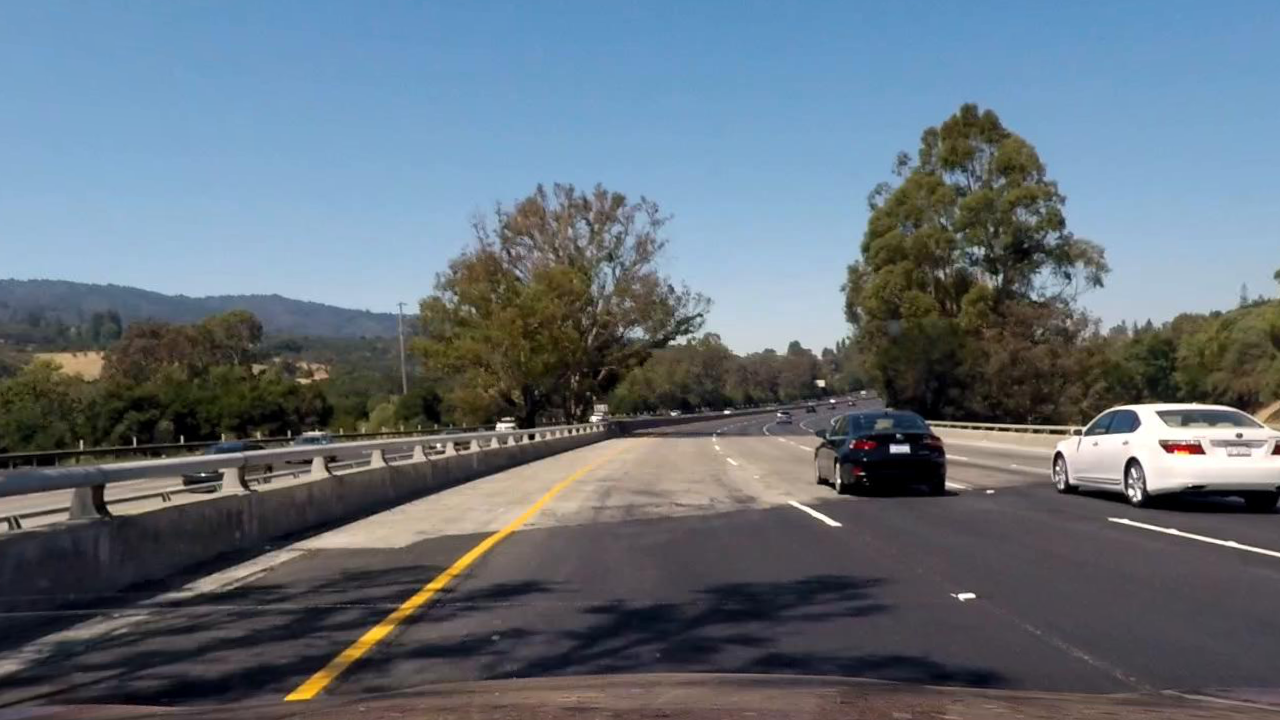
#> input picture output_images/undistorted/additional1.png, 1280 x 720 px; its folder holds only this picture in this run
$ python p05_02_create_binary_lane.py   (older library calls are emulated)
#> lines starting #> are read from the running program, lines starting #| are printed output that depends on the picture; after the words box and inside, x2 and y2 are one past the last pixel; in counts of white or black regions, pixels touching at a corner belong together
### py-src/my_util.py
import cv2
import numpy as np
from moviepy.editor import VideoFileClip

def print_section_header(title, len_banner=35):
    """
    Helper function to print section header with given title
    :param title:
    :return:
    """
    print()
    print('#' * len_banner)
    print('#', title)
    print('#' * len_banner)

# Analyze image details
# [6 lines left out: function analyze_test_image, not called in this run]

def compute_curvature_poly2(A, B, y_eval):
    return ((1 + (2 * A * y_eval + B)**2)**1.5) / np.abs(2*A)

def capture_frame(video_path, t, out_file):
    clip = VideoFileClip(video_path)
    clip.save_frame(out_file, t)

# capture_frame('../test_videos/project_video.mp4', 39.6, '../test_images/additional1.jpg')
# capture_frame('../test_videos/project_video.mp4', 41.5, '../test_images/additional2.jpg')
# capture_frame('../test_videos/project_video.mp4', 41.6, '../test_images/additional3.jpg')

### py-src/p05_02_create_binary_lane.py
#%% Initialization
import numpy as np
import cv2
import os

from my_util import print_section_header


#%% Step 2 - Create binary lane pixel images using color and gradient thresholds
# [13 lines left out: function get_binary_lane_pixels_x_grad, not called in this run]

def get_binary_lane_pixels_grad_mag(img, thresh_sobel_mag=(40, 150), sobel_kernel=3):
    # 1) Convert the image to greyscale
    img_gray = cv2.cvtColor(img, cv2.COLOR_RGB2GRAY)

    # 2) Take the gradient in x and y
    sobel_x = cv2.Sobel(img_gray, cv2.CV_64F, 1, 0, ksize=sobel_kernel)
    sobel_y = cv2.Sobel(img_gray, cv2.CV_64F, 0, 1, ksize=sobel_kernel)

    # 3) Create a binary masks for gradient direction and magnitude
    sobel_mag = np.sqrt(sobel_x ** 2 + sobel_y ** 2)
    sobel_mag_scaled = np.array((255.0 / sobel_mag.max()) * sobel_mag, np.uint8)
    bin_grad_mag = np.zeros_like(sobel_mag, np.uint8)
    bin_grad_mag[
        (sobel_mag_scaled > thresh_sobel_mag[0]) & (sobel_mag_scaled <= thresh_sobel_mag[1])] = 1
    return bin_grad_mag

def get_binary_lane_pixels_grad_dir(img, thresh_grad_dir=(0.3, 1.25), sobel_kernel=15):
    # [6 lines of commented-out code are left out]
    img_gray = cv2.cvtColor(img, cv2.COLOR_RGB2GRAY)

    # 2) Take the gradient in x and y and get their absolute values
    sobel_x = cv2.Sobel(img_gray, cv2.CV_64F, 1, 0, ksize=sobel_kernel)
    sobel_y = cv2.Sobel(img_gray, cv2.CV_64F, 0, 1, ksize=sobel_kernel)
    sobel_x_abs = np.abs(sobel_x)
    sobel_y_abs = np.abs(sobel_y)

    # 3) Create a binary masks for gradient direction and magnitude
    grad_dirs = np.arctan2(sobel_y_abs, sobel_x_abs)
    bin_grad_dir = np.zeros_like(grad_dirs, np.uint8)
    bin_grad_dir[
        (grad_dirs > thresh_grad_dir[0]) & (grad_dirs <= thresh_grad_dir[1])] = 1
    return bin_grad_dir

def get_binary_lane_pixels_color_saturation(img, thresh_channel_s=(170, 230)):

    # 1) Convert to HLS color space and separate out S channel
    img_hls = cv2.cvtColor(img, cv2.COLOR_RGB2HLS)
    img_s = img_hls[:, :, 2]

    # 2) Create a binary masks for S-channel
    bin_saturation = np.zeros_like(img_s)
    bin_saturation[(img_s > thresh_channel_s[0]) & (img_s <= thresh_channel_s[1])] = 1
    return bin_saturation

# Create a binary image with identified lane pixels using color and gradient thresholds
def create_lane_pixel_images(img):
    bin_grad_mag = get_binary_lane_pixels_grad_mag(img)
    bin_grad_dir = get_binary_lane_pixels_grad_dir(img)
    bin_saturation = get_binary_lane_pixels_color_saturation(img)

    bin_grad_mag_dir = np.zeros_like(bin_grad_mag, np.uint8)
    bin_grad_mag_dir[(bin_grad_mag == 1) & (bin_grad_dir == 1)] = 1

    bin_combined = np.zeros_like(bin_grad_mag_dir)
    bin_combined[(bin_grad_mag_dir == 1) | (bin_saturation == 1)] = 1
    img_bin_lane = bin_combined * 255
    return img_bin_lane

# Create a binary image with identified lane pixels using color and gradient thresholds
def perform_binary_lane_pixel_image_creation(img_dir, out_dir):
#> called with img_dir = '../output_images/undistorted/', out_dir = '../output_images/binary_lanes/'
    print_section_header("Color Transform and Gradients")

    images = sorted(os.listdir(img_dir))
    images = [f for f in images if not f.startswith('.')]
    for img_file in images:
        img_name = img_file.split('.')[0]
        img_path = img_dir + img_file
        img = cv2.imread(img_path)
#> img is the input picture: shape (720, 1280, 3); mean B, G, R 121.8, 111.4, 99.9
        img = cv2.cvtColor(img, cv2.COLOR_BGR2RGB)
        img_bin_lane = create_lane_pixel_images(img)
#> in create_lane_pixel_images, `bin_grad_mag = get_binary_lane_pixels_grad_mag(img)`:
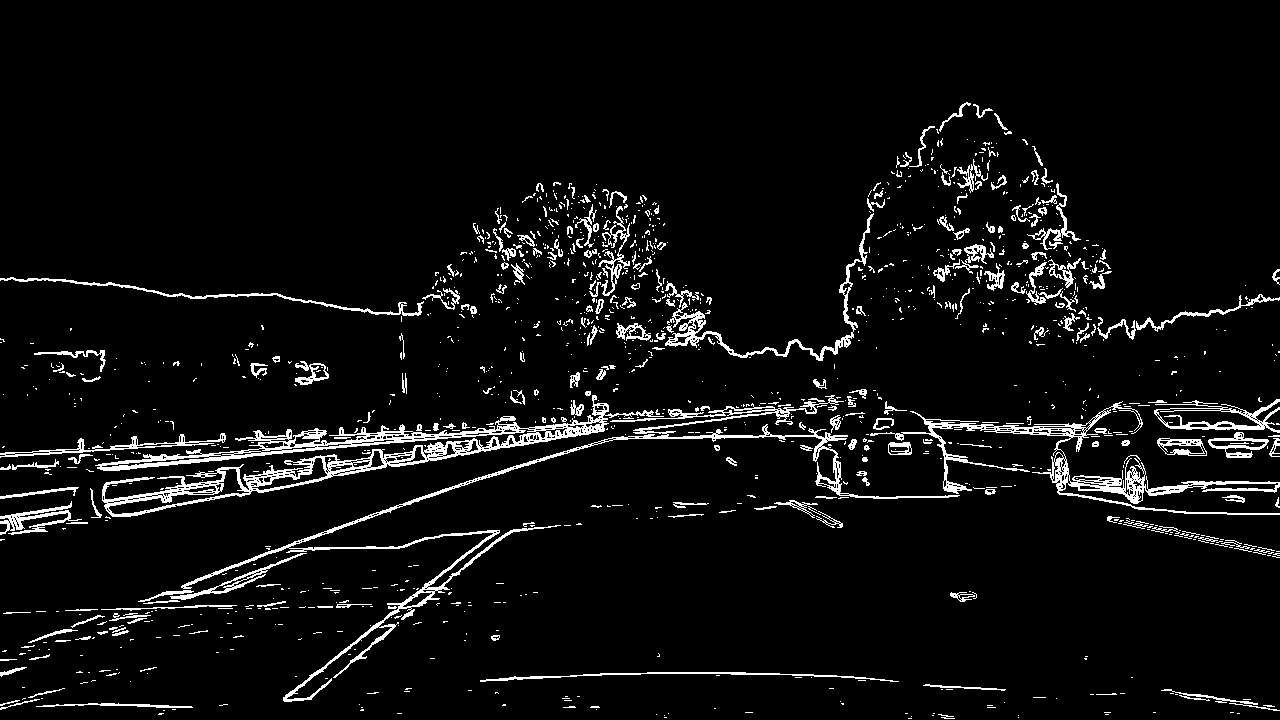
#> bin_grad_mag: shape (720, 1280); values 0 (black) and 1 (white), 5.6% white in thin lines or dots, all inside (x1, y1, x2, y2) = (0, 102, 1280, 719)
#> in create_lane_pixel_images, `bin_grad_dir = get_binary_lane_pixels_grad_dir(img)`:
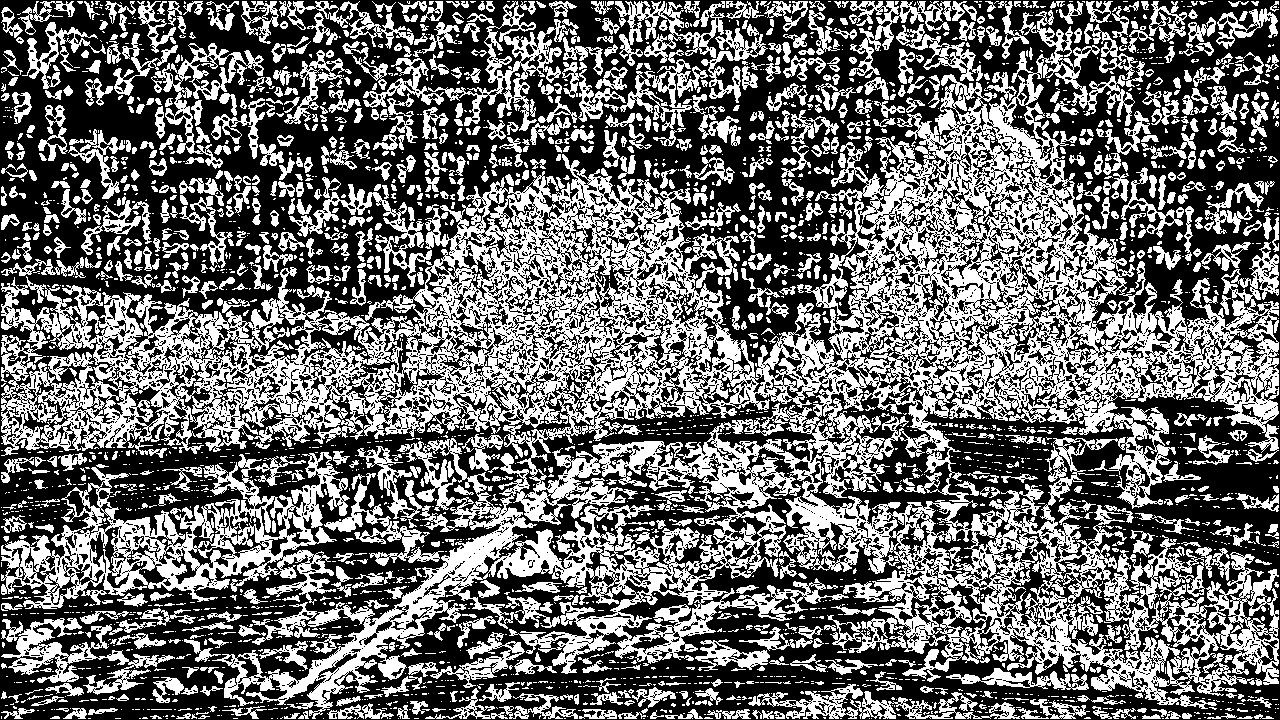
#> bin_grad_dir: shape (720, 1280); values 0 (black) and 1 (white), 42.7% white; 2927 white regions (1913 under 20 px), largest, box (x1, y1, x2, y2) and area: (1, 10, 1279, 719) 234354, (1, 452, 350, 609) 18359, (1, 618, 175, 695) 3681
#> in get_binary_lane_pixels_color_saturation, `img_s = img_hls[:, :, 2]`:
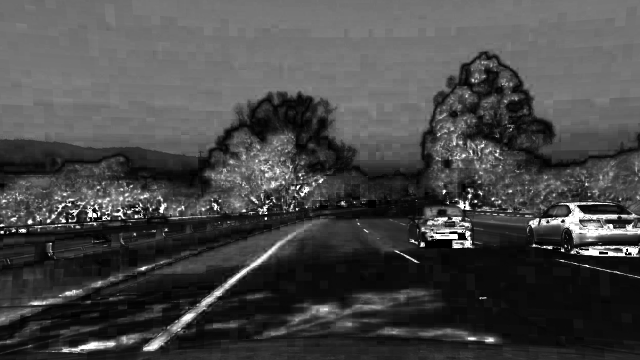
#> img_s: shape (720, 1280) (shown at 1/2 size); min 0, max 255, mean 70.6
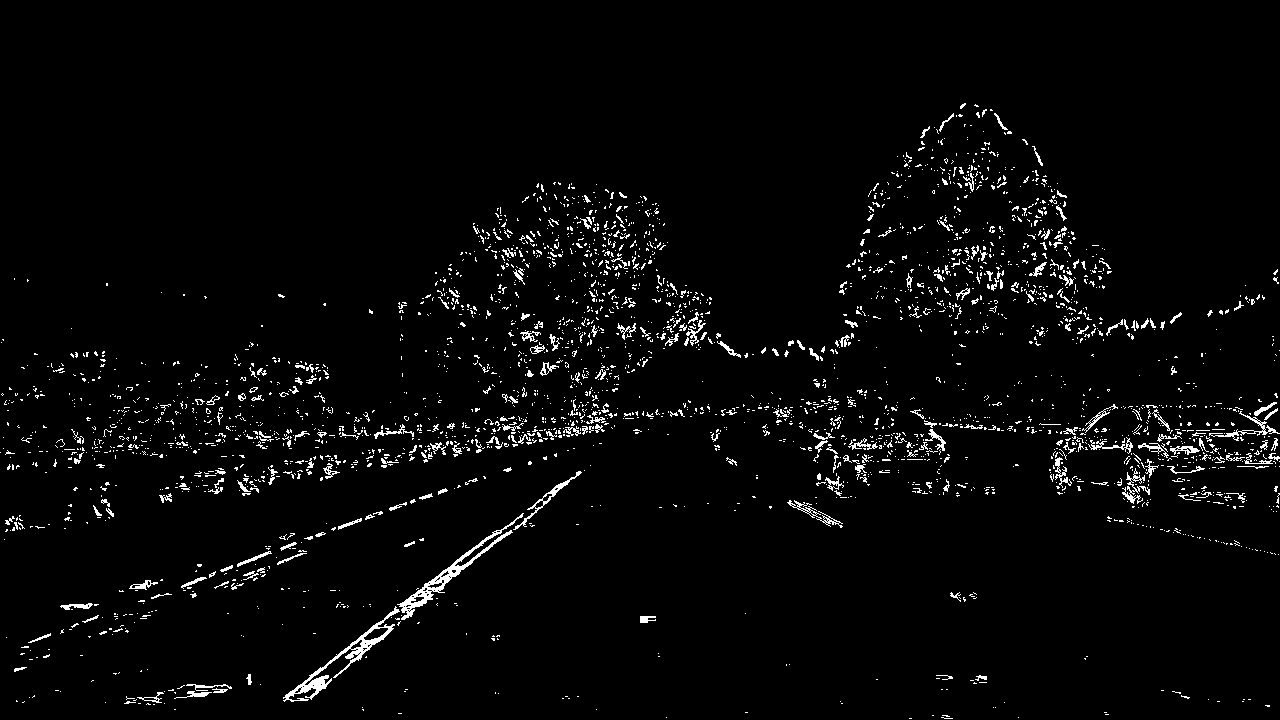
#> img_bin_lane: shape (720, 1280); 3% white in thin lines or dots, all inside (x1, y1, x2, y2) = (0, 103, 1280, 719)

        # Save output files
        outfile = out_dir + img_name + '.png'
        print("Store the binary lane image to {}".format(outfile))
        cv2.imwrite(outfile, img_bin_lane)

if __name__ == '__main__':
    # Step 2 - Create a binary image with lane pixels
    undistorted_img_dir = '../output_images/undistorted/'
    binary_lane_dir = '../output_images/binary_lanes/'
    perform_binary_lane_pixel_image_creation(undistorted_img_dir, binary_lane_dir)

$ run again, on output_images/undistorted/straight_lines2.png
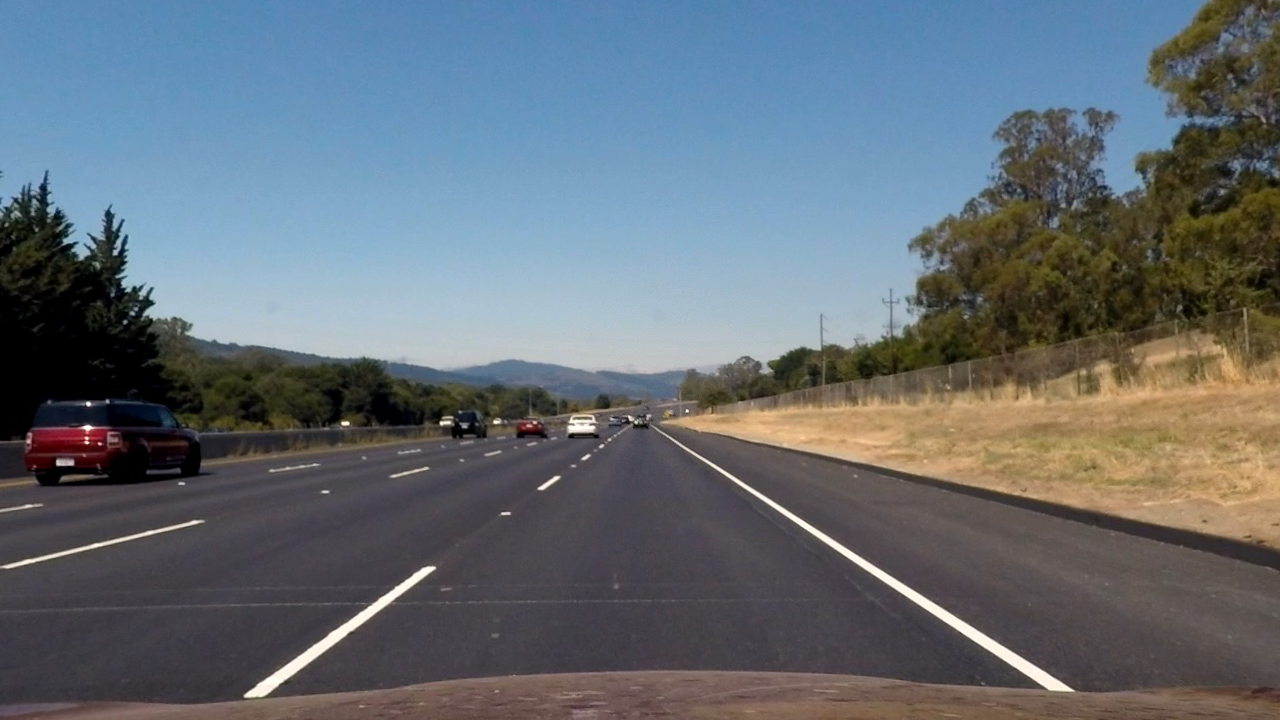
#> input picture output_images/undistorted/straight_lines2.png, 1280 x 720 px
#> in perform_binary_lane_pixel_image_creation, img is the input picture: shape (720, 1280, 3); mean B, G, R 116.7, 109.1, 100.4
#> in create_lane_pixel_images, `bin_grad_mag = get_binary_lane_pixels_grad_mag(img)`:
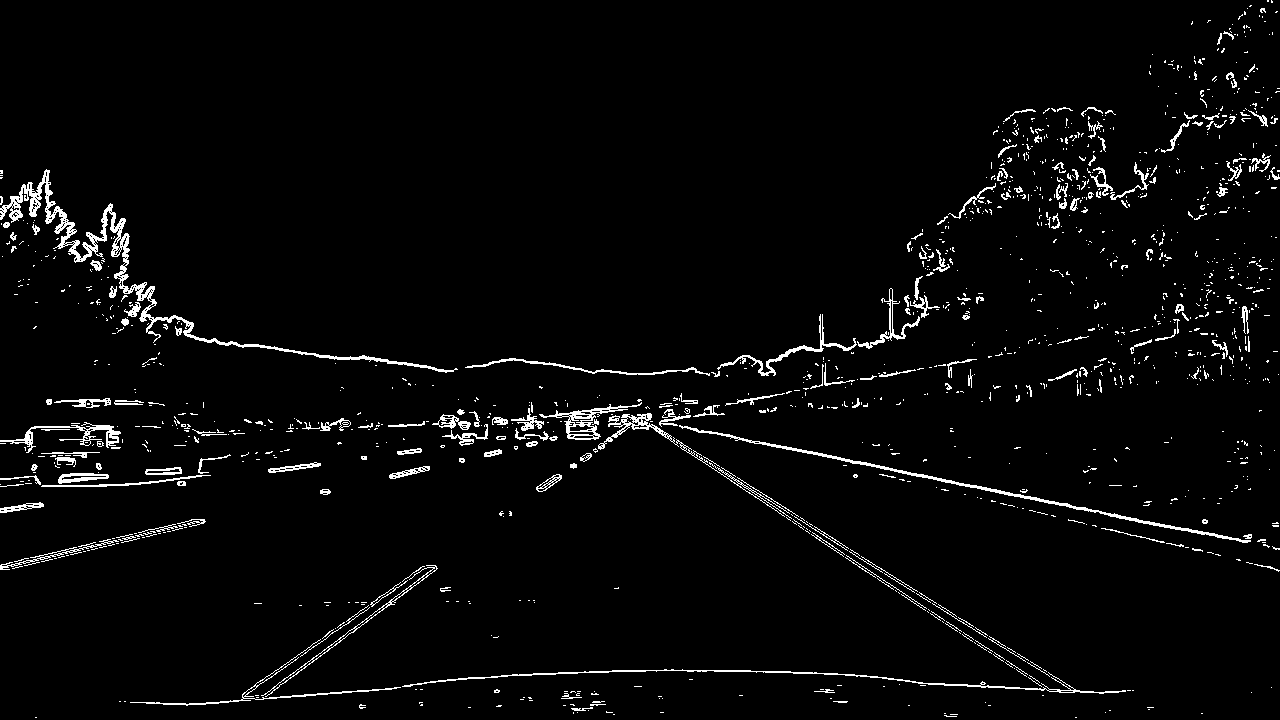
#> bin_grad_mag: shape (720, 1280); values 0 (black) and 1 (white), 3.2% white in thin lines or dots
#> bin_grad_dir: shape (720, 1280); values 0 (black) and 1 (white), 52.8% white; 4430 black regions (3857 under 20 px), largest, box (x1, y1, x2, y2) and area: (0, 0, 1280, 720) 359449, (997, 107, 1199, 316) 8594, (156, 79, 217, 162) 1282
#> img_hls: shape (720, 1280, 3); mean of channels 0, 1, 2 84.1, 108.3, 62.4
#> bin_saturation: shape (720, 1280); values 0 (black) and 1 (white), 0.85% white in thin lines or dots
#> in perform_binary_lane_pixel_image_creation, `img_bin_lane = create_lane_pixel_images(img)`:
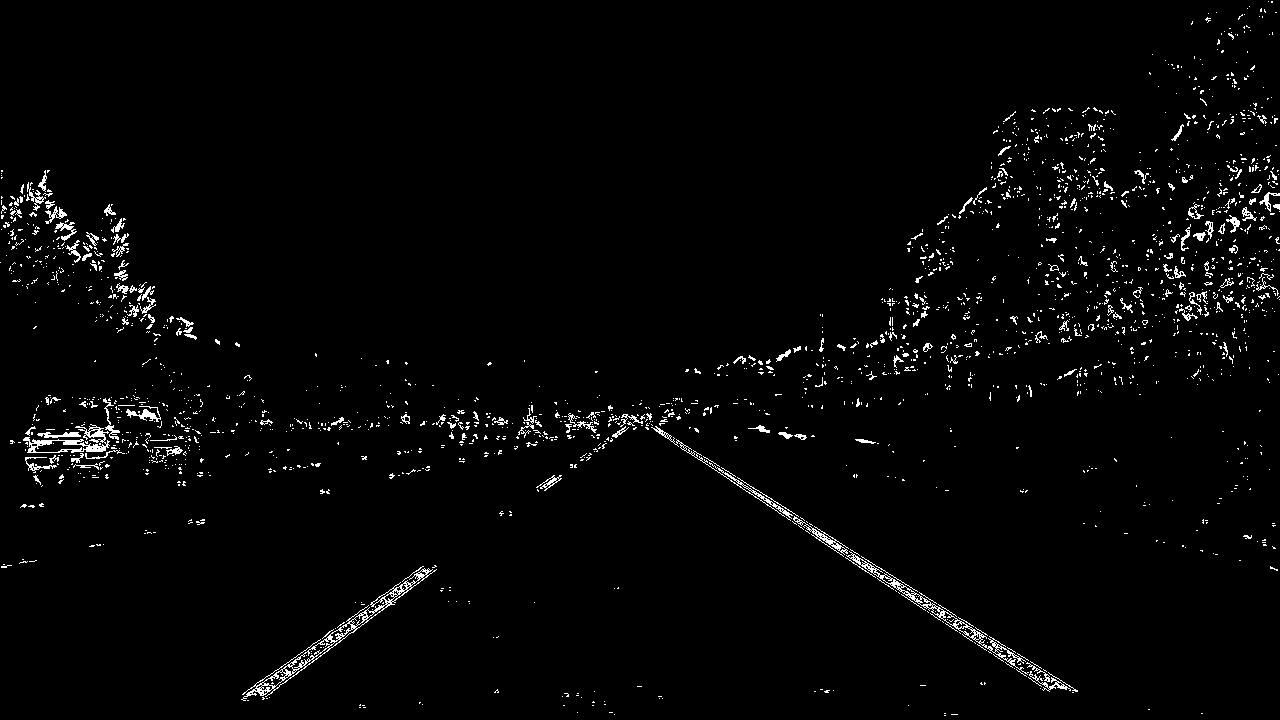
#> img_bin_lane: shape (720, 1280); 2.2% white in thin lines or dots
